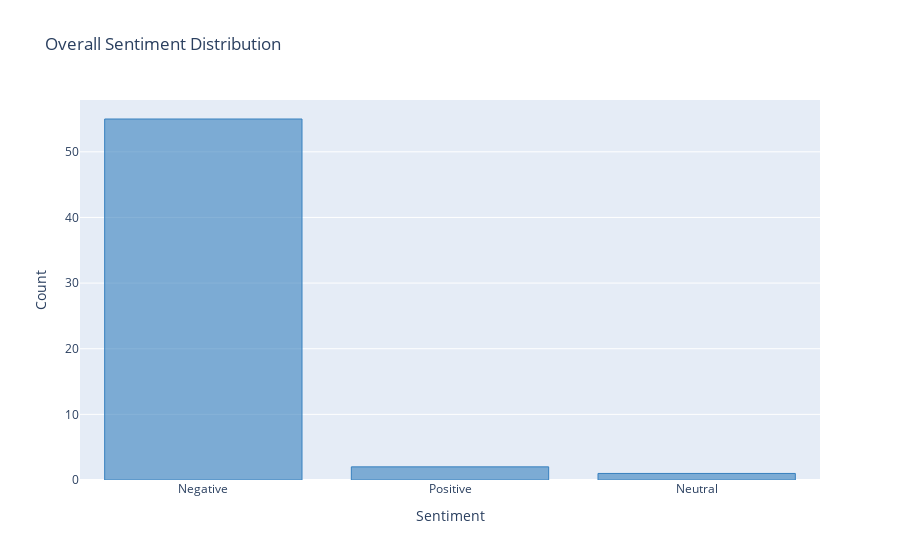

The code cell stored with this chart in its notebook:
### Code cell
# show barchart of retweet>=5 twitter sentiment
df_over5 = df[df['rt_count'] >= 5]
layout1=dict(autosize=True, yaxis=dict(automargin=True, title="Count"), xaxis=dict(automargin=True, title="Sentiment"),title="Overall Sentiment Distribution")
df_over5['Sentiment'].value_counts().iplot(kind='bar', title = 'Sentiment Distribution for <br> tweets (Above 5)', color="blue", layout=layout1)

### Figure 1 — Plotly figure (JSON) as saved in the notebook; plotly's stock layout.template omitted (floating-point values rounded to 4 significant figures)
{"data": [{"marker": {"color": "rgba(55, 128, 191, 0.6)", "line": {"color": "rgba(55, 128, 191, 1.0)", "width": 1}}, "name": "Sentiment", "orientation": "v", "text": "", "type": "bar", "x": ["Negative", "Positive", "Neutral"], "y": [55, 2, 1]}], "layout": {"autosize": true, "title": {"text": "Overall Sentiment Distribution"}, "xaxis": {"automargin": true, "autorange": true, "range": [-0.5, 2.5], "title": {"text": "Sentiment"}, "type": "category"}, "yaxis": {"automargin": true, "autorange": true, "range": [0, 57.89], "title": {"text": "Count"}, "type": "linear"}}}
